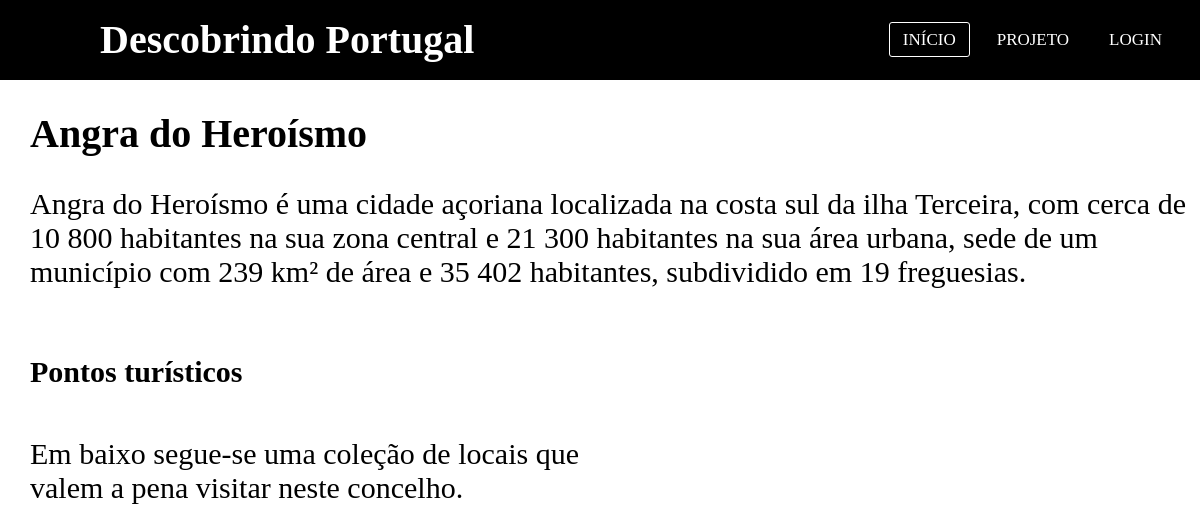
Screenshot of /distritos/acores/angra.php with the database file from the repository.
### tables this page shows
CREATE TABLE `concelhos` (
  `id` int(11) NOT NULL,
  `distrito` varchar(50) NOT NULL,
  `concelho` varchar(50) NOT NULL,
  `descricao` text NOT NULL,
  `imagem` text NOT NULL,
  `modificado` timestamp NULL DEFAULT NULL
);

### distritos/acores/angra.php (the view, shortened to what this page needs)
<?php
require '../../cms/db_concelhos.php';
?>
<!DOCTYPE html>
<html>
<head>
    <link rel="stylesheet" href="../../includes/style.css">
    <link rel="stylesheet" href="../../includes/concelhos.css">
    <link rel="stylesheet" href="../locais.css">
</head>
<body>
  <?php include_once('../header4.php'); ?>
  <?php
  $rec = mysqli_query($db, "SELECT * FROM concelhos WHERE concelho='Angra do Heroísmo'");
  $record = mysqli_fetch_array($rec);
  ?>
  <div id="content">
    <h1> <?php echo $record['concelho']; ?> </h1>
    <p> <?php echo $record['descricao']; ?> </p><br><br>
    <div style="width: 100%;">
      <div class="imagens" style="float: right; width: 40%; height: 100%;">
        <img src="<?php echo $record['imagem']; ?>" alt="" width="100%">
      </div>
      <div class="concelhos" style="width: 50%; height: 100%; float: left;">
        <h2>Pontos turísticos</h2><br>
        <p>Em baixo segue-se uma coleção de locais que valem a pena visitar neste concelho.</p>
      </div>
    </div>
  </div>
</body>
</html>

### includes/style.css (style rules this page uses)
* { padding: 0; margin: 0; text-decoration: none; list-style: none; box-sizing: border-box; }
body { font-family }

### includes/concelhos.css (style rules this page uses)
html, body { min-height:100%; }
body { height:100vh; }
#content { height: 100%; }
h1 { font-size: 40px; padding: 30px 0px 0px 30px; }
h2 { font-size: 30px; padding: 30px 0px 0px 30px; }
p { font-size: 30px; padding: 30px 0px 0px 30px; }
img { padding: 40px 40px 0px 0px; }

### distritos/locais.css (style rules this page uses)
html, body { min-height:100%; }
body { height:100vh; }
#content { height: 100%; }

### rows the page displays
concelhos: concelho "Angra do Heroísmo", descricao "Angra do Heroísmo é uma cidade açoriana localizada na costa sul da ilha Terceira, com cerca de 10 800 habitantes na sua zona central e 21 300 habitantes na sua área urbana, sede de um município com 239 km² de área e 35 402 habitantes, subdividido em 19 freguesias."
